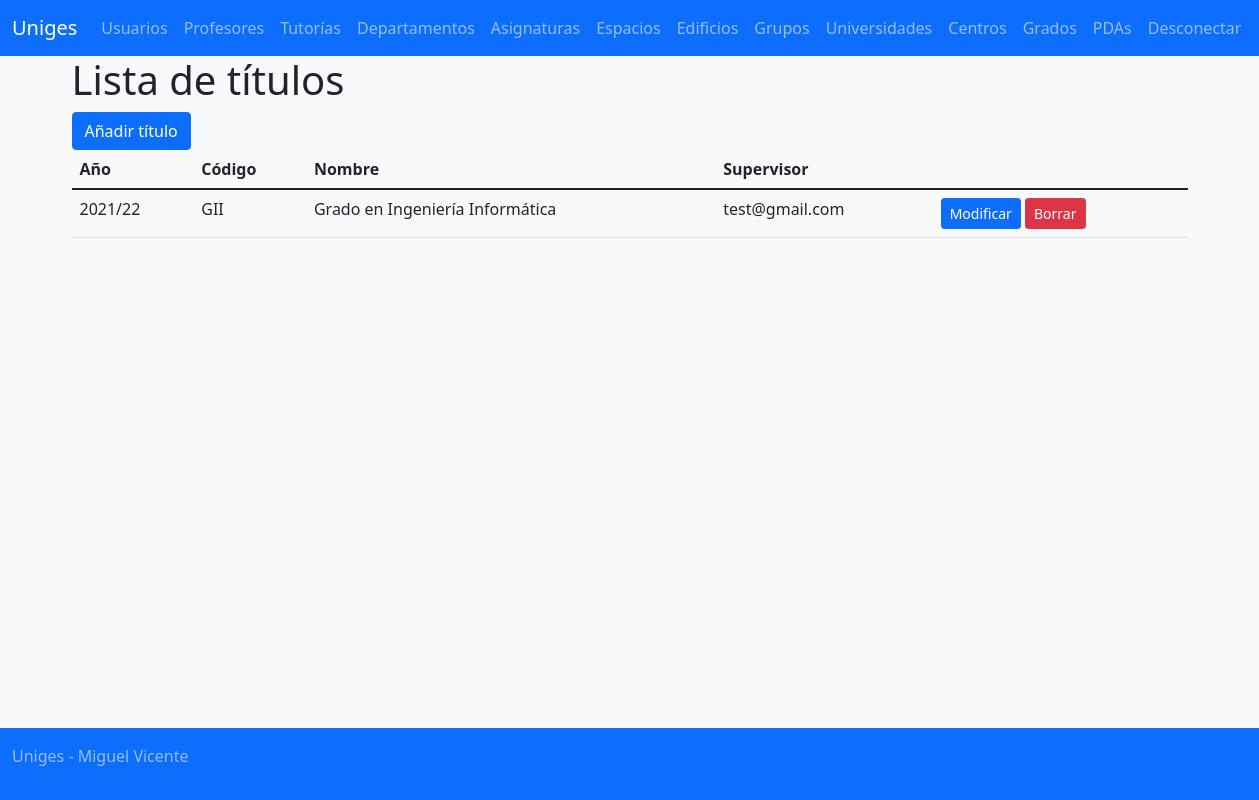
/?controller=degree&action=list (signed in), run on the app's committed database.
### tables this page shows
create table degree (
	id int not null auto_increment primary key,
	academicyear_id int not null,
	centre_id int not null,
	code varchar(20) not null,
	name varchar(255) not null,
	supervisor int not null,
	deleted tinyint(1) not null default 0);

create table `academicyear` (
	id int not null auto_increment primary key,
	name varchar(10) not null,
	deleted tinyint(1) not null default 0);

create table user (
       id int not null auto_increment primary key,
	dni varchar(9) not null,
	name varchar(255) not null,
	surname varchar(255) not null,
	email varchar(255),
	password varchar(128),
	deleted tinyint(1) not null default 0);

### controladores/DegreeController.php (called while the page is built, shortened)
<?php
include_once 'modelos/DegreeModel.php';
include_once 'modelos/AcademicYearModel.php';
include_once 'modelos/ProfessorModel.php';
include_once 'modelos/UserModel.php';
class DegreeController {
    function list() {
        $degrees = DegreeModel::findAll();
        foreach($degrees as &$d) {
            $d->academicyear = AcademicYearModel::findById($d->academicyear_id);
            $d->supervisor_obj = ProfessorModel::findById($d->supervisor);
            $d->supervisor_obj->user = UserModel::findById($d->supervisor_obj->user_id);
        }
    }
}
?>

### modelos/DegreeModel.php (called while the page is built, shortened)
<?php
class DegreeModel {
    static public function findAll() {
        $conn = Connection::getConnection();
        $stat = $conn->prepare("SELECT * FROM degree WHERE deleted = 0");
        $stat->execute();
        $result = $stat->get_result();
        $values = array ();
        while($fila = $result->fetch_object("DegreeModel")) {
            array_push($values, $fila);
        }
        return $values;
    }
}
?>

### modelos/AcademicYearModel.php (called while the page is built, shortened)
<?php
class AcademicYearModel {
	public static function findById($id) {
		$conn = Connection::getConnection();
		$stat = $conn->prepare("SELECT * FROM academicyear WHERE id = ? AND deleted = 0");
		$stat->bind_param("i", $id);
		$stat->execute();
		$result = $stat->get_result();
		return $result->fetch_object("AcademicYearModel");
	}
}
?>

### modelos/ProfessorModel.php (called while the page is built, shortened)
<?php
class ProfessorModel {
	private static function readFromAssoc($fila) {
	    	$res = new ProfessorModel();
		$res->id = $fila["id"];
		$res->academicyear_id = $fila["academicyear_id"];
		$res->department_id = $fila["department_id"];
		$res->dedication = $fila["dedication"];
		$res->deleted = $fila["deleted"];
		$res->user_id = $fila["user_id"];
		return $res;
	}
    public static function findById($id) {
	$conn = Connection::getConnection();
	$stat = $conn->prepare("SELECT * FROM professor WHERE id = ? AND deleted = 0");
	$stat->bind_param("i", $id);
	$stat->execute();
	$result = $stat->get_result();
    	$fila = $result->fetch_assoc();
	$return = ProfessorModel::readFromAssoc($fila);
	return $return;
    }
}
?>

### modelos/UserModel.php (called while the page is built, shortened)
<?php
class UserModel {
	static private function readFromAssoc($user_data) {
		$result_user = new UserModel();
		$result_user->id = $user_data["id"];
		$result_user->dni = $user_data["dni"];
		$result_user->name = $user_data["name"];
		$result_user->surname = $user_data["surname"];
		$result_user->email = $user_data["email"];
		$result_user->password = $user_data["password"];
		$result_user->deleted = $user_data["deleted"];
		return $result_user;
	}
	static function findById($id) {
		$conn = Connection::getConnection();
		$stat = $conn->prepare("SELECT * FROM user WHERE id = ? AND deleted = 0");
		$stat->bind_param("i", $id);
		$stat->execute();
		$result = $stat->get_result();
		$user_data = $result->fetch_assoc();
		$result_user = UserModel::readFromAssoc($user_data);
		return $result_user;
	}
}
?>

### vistas/degree/list.php (the view, shortened to what this page needs)
<h1><?= $strings["degree_list_title"] ?></h1>
<?php if(has_permission("degree", "add")) { ?>
<a class="btn btn-primary" href="/?controller=degree&action=add"><?= $strings["degree_list_add"] ?></a>
<?php } ?>
<table class="table">
    <thead>
        <th scope="col"><?= $strings["degree_list_ay"] ?></th>
        <th scope="col"><?= $strings["degree_list_code"] ?></th>
        <th scope="col"><?= $strings["degree_list_name"] ?></th>
        <th scope="col"><?= $strings["degree_list_sup"] ?></th>
    </thead>
<?php foreach($data as $d) { ?>
    <tr>
        <td><?= $d->academicyear->name ?></td>
        <td><?= $d->code ?></td>
        <td><?= $d->name ?></td>
        <td><?= $d->supervisor_obj->user->email ?></td>
        <td>
<?php if(has_permission("degree", "edit")) { ?>
<a class="btn btn-primary btn-sm"
			href="/?controller=degree&action=edit&id=<?= $d->id ?>">
			<?= $strings["degree_list_edit"] ?>
			</a>
<?php } ?>
<?php if(has_permission("degree", "delete")) { ?>
			<form style="display: inline"
				action="/?controller=degree&action=delete" method="POST">
			<input type="submit" value="<?= $strings["degree_list_delete"] ?>" class="btn btn-danger btn-sm" />
			</form>
<?php } ?>
		</td>
    </tr>
<?php } ?>
</table>

### data on the page
degree: academicyear.name "2021/22", code "GII", name "Grado en Ingeniería Informática"
user: email "test@gmail.com"

### other printed values
$strings["app_title"] "Uniges"
$strings["navbar_user"] "Usuarios"
$strings["navbar_professor"] "Profesores"
$strings["navbar_tutoria"] "Tutorías"
$strings["navbar_department"] "Departamentos"
$strings["navbar_subject"] "Asignaturas"
$strings["navbar_space"] "Espacios"
$strings["navbar_building"] "Edificios"
$strings["navbar_group"] "Grupos"
$strings["navbar_college"] "Universidades"
$strings["navbar_centre"] "Centros"
$strings["navbar_degree"] "Grados"
$strings["navbar_pda"] "PDAs"
$strings["logout"] "Desconectar"
$strings["degree_list_title"] "Lista de títulos"
